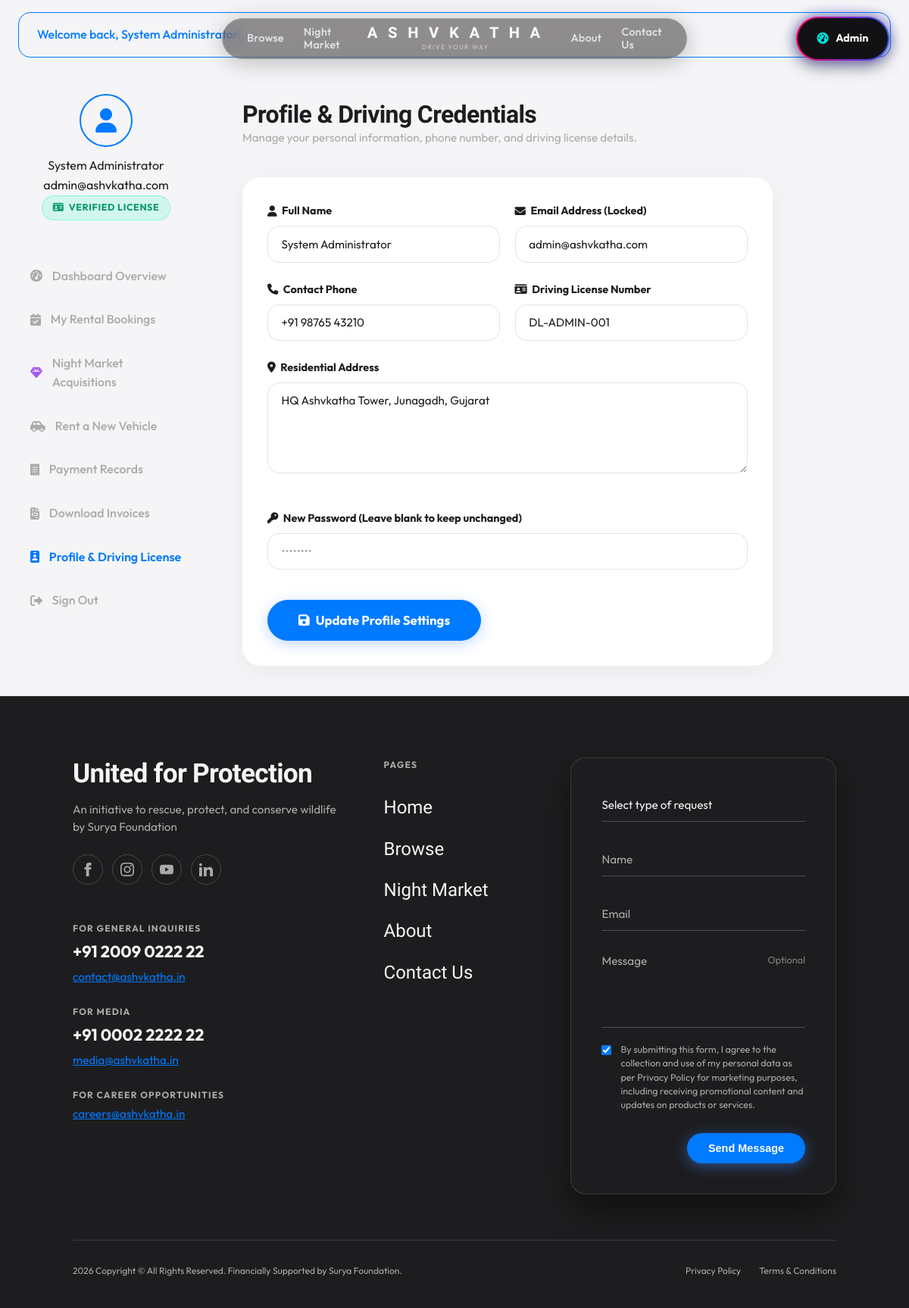
/customer/profile.php (signed in), run on the app's committed database.
### tables this page shows
CREATE TABLE `users` (
  `id` int(11) NOT NULL AUTO_INCREMENT,
  `full_name` varchar(100) NOT NULL,
  `email` varchar(100) NOT NULL,
  `password` varchar(255) NOT NULL,
  `phone` varchar(20) NOT NULL,
  `role` enum('admin','manager','staff','customer') NOT NULL DEFAULT 'customer',
  `driving_license` varchar(50) DEFAULT NULL,
  `address` text DEFAULT NULL,
  `created_at` timestamp NOT NULL DEFAULT current_timestamp(),
  PRIMARY KEY (`id`),
  UNIQUE KEY `email` (`email`)
);

### includes/auth.php (called while the page is built, shortened)
<?php
require_once __DIR__ . '/functions.php';
function is_logged_in() {
    return isset($_SESSION['user_id']) && !empty($_SESSION['user_id']);
}
function get_logged_user() {
    return [
        'id' => $_SESSION['user_id'] ?? 0,
        'full_name' => $_SESSION['user_name'] ?? 'User',
        'email' => $_SESSION['user_email'] ?? '',
        'role' => $_SESSION['user_role'] ?? 'customer',
        'phone' => $_SESSION['user_phone'] ?? '',
    ];
}

### customer/profile.php (the view, shortened to what this page needs)
<?php
require_once __DIR__ . '/../includes/auth.php';
require_once __DIR__ . '/../includes/functions.php';
$user = get_logged_user();
$db = get_db_connection();
$stmt = $db->prepare("SELECT * FROM users WHERE id = ?");
$stmt->execute([$user['id']]);
$u_data = $stmt->fetch();
include __DIR__ . '/../includes/header.php';
include __DIR__ . '/../includes/navbar.php';
?>
<div class="dashboard-layout">
  <?php include __DIR__ . '/../includes/customer-sidebar.php'; ?>
  <main class="dashboard-content">
    <div class="dashboard-header">
      <div>
        <h1 class="dashboard-title">Profile & Driving Credentials</h1>
        <p class="dashboard-subtitle">Manage your personal information, phone number, and driving license details.</p>
      </div>
    </div>
    <div class="card" style="max-width: 700px;">
      <form action="<?php echo url('/customer/profile.php'); ?>" method="POST">
        <div class="form-grid-2">
          <div class="form-group">
            <label class="form-label"><i class="fa-solid fa-user"></i> Full Name</label>
            <input type="text" name="full_name" class="form-control" value="<?php echo htmlspecialchars($u_data['full_name']); ?>" required>
          </div>
          <div class="form-group">
            <label class="form-label"><i class="fa-solid fa-envelope"></i> Email Address (Locked)</label>
            <input type="email" class="form-control" value="<?php echo htmlspecialchars($u_data['email']); ?>" readonly disabled>
          </div>
        </div>
        <div class="form-grid-2">
          <div class="form-group">
            <label class="form-label"><i class="fa-solid fa-phone"></i> Contact Phone</label>
            <input type="text" name="phone" class="form-control" value="<?php echo htmlspecialchars($u_data['phone']); ?>" required>
          </div>
          <div class="form-group">
            <label class="form-label"><i class="fa-solid fa-id-card"></i> Driving License Number</label>
            <input type="text" name="driving_license" class="form-control" value="<?php echo htmlspecialchars($u_data['driving_license'] ?? ''); ?>" placeholder="DL-GJ01-2024001" required>
          </div>
        </div>
        <div class="form-group">
          <label class="form-label"><i class="fa-solid fa-location-dot"></i> Residential Address</label>
          <textarea name="address" class="form-control" required><?php echo htmlspecialchars($u_data['address'] ?? ''); ?></textarea>
        </div>
        <div class="form-group" style="margin-top: 1.5rem; padding-top: 1.5rem; border-top: 1px solid var(--surface-border);">
          <label class="form-label"><i class="fa-solid fa-key"></i> New Password (Leave blank to keep unchanged)</label>
          <input type="password" name="new_password" class="form-control" placeholder="••••••••">
        </div>
        <button type="submit" class="btn btn-primary btn-lg" style="margin-top: 1rem;">
          <i class="fa-solid fa-floppy-disk"></i> Update Profile Settings
        </button>
      </form>
    </div>
  </main>
</div>
<?php include __DIR__ . '/../includes/footer.php'; ?>

### includes/customer-sidebar.php
<?php
require_once __DIR__ . '/functions.php';
$customer_page = basename($_SERVER['PHP_SELF']);
$user = get_logged_user();
?>
<aside class="customer-sidebar">
  <div class="sidebar-user">
    <div class="user-avatar-large"><i class="fa-solid fa-user"></i></div>
    <div class="user-details">
      <span class="user-name"><?php echo htmlspecialchars($user['full_name'] ?? 'Customer'); ?></span>
      <span class="user-email"><?php echo htmlspecialchars($user['email'] ?? ''); ?></span>
      <span class="license-status badge badge-success"><i class="fa-solid fa-id-card"></i> Verified License</span>
    </div>
  </div>
  <nav class="sidebar-nav">
    <ul>
      <li class="<?php echo ($customer_page == 'dashboard.php') ? 'active' : ''; ?>">
        <a href="<?php echo url('/customer/dashboard.php'); ?>"><i class="fa-solid fa-gauge-high"></i> Dashboard Overview</a>
      </li>
      <li class="<?php echo ($customer_page == 'bookings.php' || $customer_page == 'booking-details.php') ? 'active' : ''; ?>">
        <a href="<?php echo url('/customer/bookings.php'); ?>"><i class="fa-solid fa-calendar-check"></i> My Rental Bookings</a>
      </li>
      <li class="<?php echo ($customer_page == 'night-market-orders.php') ? 'active' : ''; ?>">
        <a href="<?php echo url('/customer/night-market-orders.php'); ?>"><i class="fa-solid fa-gem" style="color: #a855f7;"></i> Night Market Acquisitions</a>
      </li>
      <li>
        <a href="<?php echo url('/vehicles.php'); ?>"><i class="fa-solid fa-car-side"></i> Rent a New Vehicle</a>
      </li>
      <li class="<?php echo ($customer_page == 'payments.php') ? 'active' : ''; ?>">
        <a href="<?php echo url('/customer/payments.php'); ?>"><i class="fa-solid fa-receipt"></i> Payment Records</a>
      </li>
      <li class="<?php echo ($customer_page == 'invoices.php') ? 'active' : ''; ?>">
        <a href="<?php echo url('/customer/invoices.php'); ?>"><i class="fa-solid fa-file-invoice"></i> Download Invoices</a>
      </li>
      <li class="<?php echo ($customer_page == 'profile.php') ? 'active' : ''; ?>">
        <a href="<?php echo url('/customer/profile.php'); ?>"><i class="fa-solid fa-id-badge"></i> Profile & Driving License</a>
      </li>
      <li>
        <a href="<?php echo url('/logout.php'); ?>" class="nav-logout"><i class="fa-solid fa-right-from-bracket"></i> Sign Out</a>
      </li>
    </ul>
  </nav>
</aside>

### assets/css/global.css (style rules this page uses)
:root { --primary: #007aff; --primary-glow: #3B82F680; --bg-light: #f5f5f7; --bg-dark: #1d1d1f; --bg-surface: #ffffff; --bg-card: rgba(255, 255, 255, 0.95); --bg-card-hover: #ffffff; --text-dark: #1d1d1f; --text-gray: #6e6e73; --text-muted: #aaaaaa; --text-light: #f5f5f7; --border-color: #aaaaaa; --border-light: rgba(170, 170, 170, 0.35); --border-glow: #3B82F680; --chocolate-brown: #1d1d1f; --coffeebrown: #1d1d1f; --forestgreen: #1d1d1f; --accent-green: #007aff; --border-green: rgba(0, 122, 255, 0.25); --lightyellow: #f5f5f7; --pure-black: #1d1d1f; --pure-white: #ffffff; --bg-whitesmoke: #f5f5f7; --bg-silver: #e5e5ea; --scrollbar-track: #000000; --scrollbar-thumb: #000000; --font-title: "Schibsted Grotesk", -apple-system, BlinkMacSystemFont, sans-serif; --font-body: "Outfit", -apple-system, BlinkMacSystemFont, sans-serif; --font-main: "Outfit", -apple-system, BlinkMacSystemFont, sans-serif; --radius-sm: 8px; --radius-md: 16px; --radius-lg: 24px; --radius-full: 9999px; --shadow-sm: 0 4px 16px rgba(0, 0, 0, 0.04); --shadow-lg: 0 16px 40px rgba(0, 0, 0, 0.08); --transition: none; }
*, *::before, *::after { box-sizing: border-box; margin: 0; padding: 0; }
html { font-size: 16px; scroll-behavior: auto !important; scrollbar-color: #000000 #000000 !important; scrollbar-width: thin !important; overflow-y: scroll !important; margin: 0 !important; padding: 0 !important; width: 100% !important; max-width: 100vw !important; }
body { margin: 0 !important; padding: 0 !important; width: 100% !important; max-width: 100vw !important; font-family: var(--font-body); background-color: var(--bg-light); color: var(--text-dark); line-height: 1.6; overflow-x: hidden; min-height: 100vh; display: flex; flex-direction: column; -webkit-font-smoothing: antialiased; }
a { color: inherit; text-decoration: none; transition: none; }
ul { list-style: none; }
h1, h2, h3, h4, h5, h6 { font-family: var(--font-title); font-weight: 800; line-height: 1.2; color: var(--text-dark); letter-spacing: -0.02em; }
.card, .glass-card { background: var(--bg-card); backdrop-filter: blur(12px); -webkit-backdrop-filter: blur(12px); border: 1px solid rgba(255, 255, 255, 0.6); border-radius: var(--radius-lg); padding: 2rem; box-shadow: 0 8px 32px rgba(0, 0, 0, 0.05); }
.btn { display: inline-flex; align-items: center; justify-content: center; gap: 0.5rem; padding: 0.85rem 1.8rem; font-family: var(--font-body); font-size: 0.95rem; font-weight: 700; line-height: 1; border-radius: var(--radius-full); border: 1px solid transparent; cursor: pointer; white-space: nowrap; text-decoration: none !important; outline: none !important; box-sizing: border-box; vertical-align: middle; transform: none !important; transition: background-color 0.15s ease, border-color 0.15s ease, box-shadow 0.15s ease, color 0.15s ease; }
.btn-primary { background-color: var(--primary); border-color: var(--primary); color: #ffffff; box-shadow: 0 4px 18px rgba(0, 102, 255, 0.25); }
.btn-lg { padding: 1.1rem 2.5rem; font-size: 1.05rem; }
.badge { display: inline-flex; align-items: center; gap: 0.4rem; padding: 0.35rem 0.85rem; font-size: 0.78rem; font-weight: 700; border-radius: var(--radius-full); text-transform: uppercase; letter-spacing: 0.05em; }
.badge-success { background-color: rgba(15, 252, 190, 0.15); color: #059669; border: 1px solid rgba(15, 252, 190, 0.4); }

### assets/css/forms.css (style rules this page uses)
.form-group { margin-bottom: 1.5rem; display: flex; flex-direction: column; gap: 0.5rem; }
.form-label { font-size: 0.9rem; font-weight: 700; color: var(--chocolate-brown); display: flex; align-items: center; gap: 0.4rem; }
.form-control { width: 100%; padding: 0.85rem 1.1rem; background-color: #ffffff; border: 1px solid rgba(170, 170, 170, 0.3); border-radius: var(--radius-md); color: var(--text-dark); font-family: var(--font-body); font-size: 0.95rem; }
.form-control::placeholder { color: #aaaaaa; }
textarea.form-control { resize: vertical; min-height: 120px; }
.form-grid-2 { display: grid; grid-template-columns: repeat(2, 1fr); gap: 1.2rem; }

### data on the page
users: full_name "System Administrator", email "admin@ashvkatha.com", phone "+91 98765 43210", driving_license "DL-ADMIN-001", address "HQ Ashvkatha Tower, Junagadh, Gujarat"

### other printed values
$msg "Welcome back, System Administrator!"
